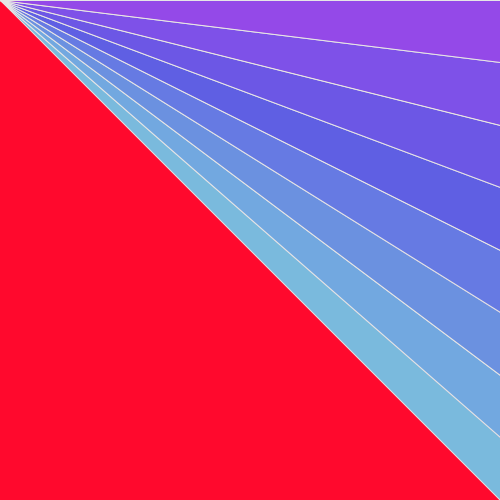
Frame 1 (no input)
Frame 60 (the mouse pressed at the canvas centre just before this capture): identical to frame 1, image omitted
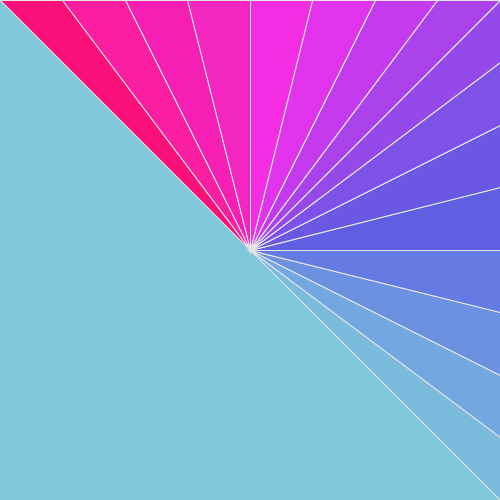
Frame 120 (the mouse held since frame 60 and released just before this capture)

The Processing sketch that drew these frames (run headless with seeded random() and noise(); from frame 60 on, the mouse is pressed at the canvas centre):

// Processing sketch: processing_38460
// ── processing_38460.pde

void setup(){
size(500,500);
background(255);
}

void draw(){

smooth();
strokeWeight(1);

//if the mouse go to the middle of the picture,the color of the background has to change

if(mouseX>250){background(255,9,45);}
if(mouseY<250){background(255,9,45);}
else{background(127,200,219);}

stroke(230);
fill(122,186,221);
triangle(500,437.5,mouseX,mouseY,500,500);

fill(114,168,224);
triangle(500,375,mouseX,mouseY,500,437.5);

fill(107,145,224);
triangle(500,312.5,mouseX,mouseY,500,375);

fill(102,122,227);
triangle(500,250,mouseX,mouseY,500,312.5);

fill(95,95,227);
triangle(500,187.5,mouseX,mouseY,500,250);

fill(108,87,229);
triangle(500,125,mouseX,mouseY,500,187.5);

fill(126,81,232);
triangle(500,62.5,mouseX,mouseY,500,125);

fill(148,73,232);
triangle(500,0,mouseX,mouseY,500,62.5);

fill(171,67,234);
triangle(437.5,0,mouseX,mouseY,500,0);

fill(196,58,237);
triangle(375,0,mouseX,mouseY,437.5,0);

fill(226,51,237);
triangle(312.5,0,mouseX,mouseY,375,0);

fill(244,45,226);
triangle(250,0,mouseX,mouseY,312.5,0);

fill(244,38,192);
triangle(187.5,0,mouseX,mouseY,250,0);

fill(246,31,180);
triangle(125,0,mouseX,mouseY,187.5,0);

fill(249,31,160);
triangle(62.5,0,mouseX,mouseY,125,0);

fill(249,16,120);
triangle(0,0,mouseX,mouseY,62.5,0);

}               
